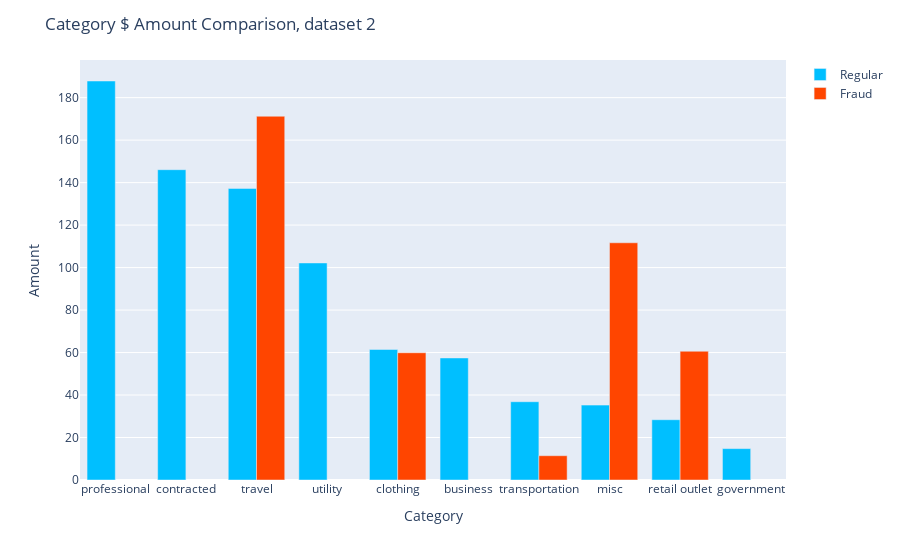

Notebook source saved alongside this figure:
### Code cell
# Datasets for visualization
fraud_categories2a = fraud_transactions2.groupby('Category')['Amount'].mean().reset_index()
nonfraud_categories2a = nonfraud_transactions2.groupby('Category')['Amount'].mean().reset_index()

nonfraud_categories2a = nonfraud_categories2a.sort_values(by='Amount', ascending=False)
fraud_categories2a = fraud_categories2a.sort_values(by='Amount', ascending=False)


# Visualization
fig = px.bar()

fig.add_bar(x=nonfraud_categories2a['Category'], y=nonfraud_categories2a['Amount'], name='Regular', marker_color = 'deepskyblue')
fig.add_bar(x=fraud_categories2a['Category'], y=fraud_categories2a['Amount'], name='Fraud', marker_color = 'orangered')

fig.update_layout(
    title='Category $ Amount Comparison, dataset 2',
    xaxis_title='Category',
    yaxis_title='Amount',
    barmode='group'
)

fig.show()

### Figure 1 — Plotly figure (JSON) as saved in the notebook; plotly's stock layout.template omitted (floating-point values rounded to 4 significant figures)
{"data": [{"alignmentgroup": "True", "hovertemplate": "<extra></extra>", "legendgroup": "", "marker": {"color": "#636efa", "pattern": {"shape": ""}}, "name": "", "offsetgroup": "", "orientation": "v", "showlegend": false, "textposition": "auto", "type": "bar", "xaxis": "x", "yaxis": "y"}, {"marker": {"color": "deepskyblue"}, "name": "Regular", "type": "bar", "visible": true, "x": ["professional", "contracted", "travel", "utility", "clothing", "business", "transportation", "misc", "retail outlet", "government"], "y": [187.8, 146.1, 137.3, 102.2, 61.45, 57.46, 36.85, 35.25, 28.38, 14.78]}, {"marker": {"color": "orangered"}, "name": "Fraud", "type": "bar", "x": ["travel", "misc", "retail outlet", "clothing", "transportation"], "y": [171.2, 111.7, 60.61, 59.91, 11.43]}], "layout": {"autosize": true, "barmode": "group", "legend": {"tracegroupgap": 0}, "margin": {"t": 60}, "title": {"text": "Category $ Amount Comparison, dataset 2"}, "xaxis": {"anchor": "y", "autorange": true, "domain": [0, 1], "range": [-0.5, 9.5], "title": {"text": "Category"}, "type": "category"}, "yaxis": {"anchor": "x", "autorange": true, "domain": [0, 1], "range": [0, 197.7], "title": {"text": "Amount"}, "type": "linear"}}}
